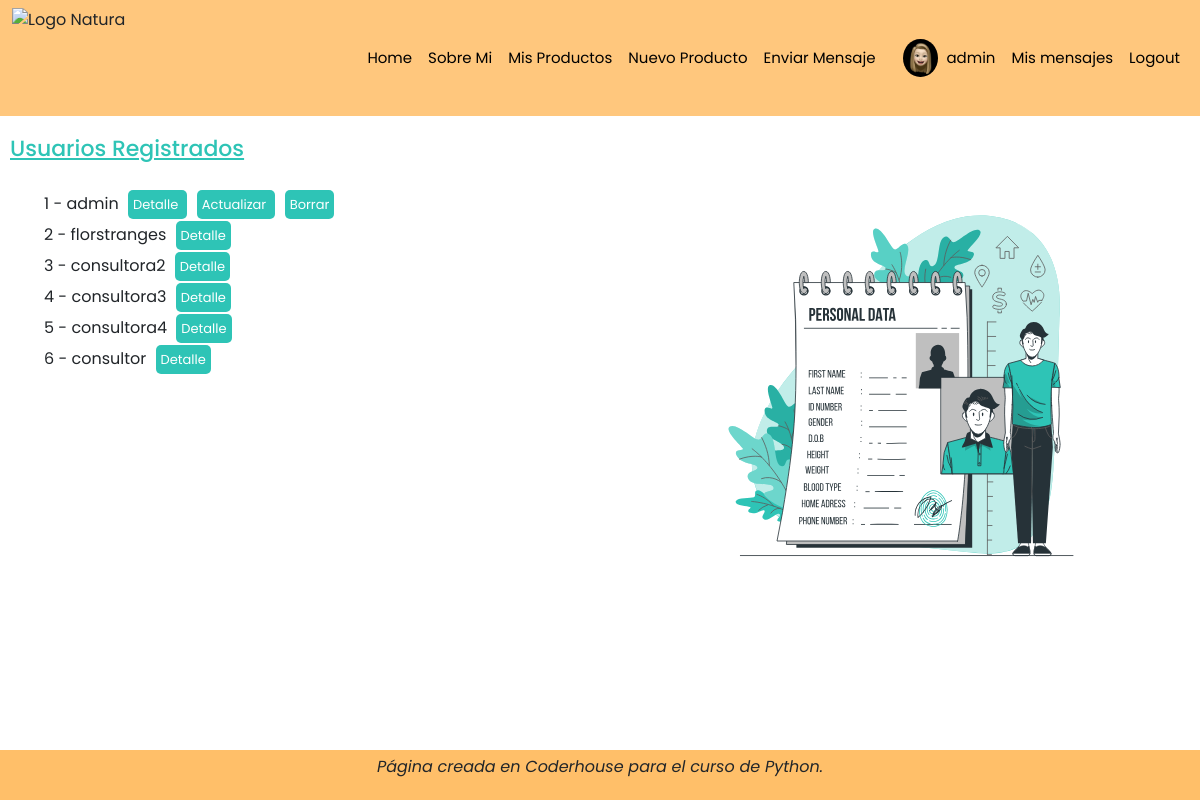
/profile/list (signed in), run on the app's committed database.
### natura/models.py (models this page shows)
class Profile(models.Model):
    user = models.OneToOneField(to=User, on_delete=models.CASCADE, related_name='profile')
    imagen = models.ImageField(upload_to='profiles')
    def __str__(self):
        return f'{self.id} - {self.user}'

### natura/views.py (the view)
# urls.py: path('profile/list', ProfileList.as_view(), name='profile-list'),
class ProfileList(ListView):
    model = Profile

### natura/templates/natura/profile_list.html
{% extends 'natura/base.html' %}
{% load static %}
{% block main %}
<h2>Usuarios Registrados</h2>
<div class="row p-0 m-0">
    <div class="col-12 col-md-6">
        <ul>
            {% for profile in object_list %}
            <li class="botonPeque">
                {{profile}}
                <a href="{% url 'profile-detail' profile.id %}"> Detalle </a>
                {% if user.is_authenticated and profile.user == user %}
                <a href="{% url 'profile-update' profile.id %}"> Actualizar </a>
                <a href="{% url 'profile-delete' profile.id %}"> Borrar </a>
                {% endif %}
            </li>
            {% endfor %}
        </ul>
    </div>
    <div class="col-12 col-md-6">
        <img src="{% static 'natura/assets/Personal data-bro.svg' %}" width="400px" height="100%" class="d-flex m-auto">
    </div>
</div>
{% endblock %}

### natura/templates/natura/base.html (shortened to what this page needs)
<!DOCTYPE html>
<html lang="es">
<head>
    {% load static %}
    <link href="{% static 'natura/css/bootstrap.min.css' %}" rel="stylesheet">
    <link href="{% static 'natura/css/carousel.css' %}" rel="stylesheet">
    <link href="{% static 'natura/css/main.css' %}" rel="stylesheet">
</head>
<body>
    <header class="header">
        <nav class="navbar navbar-expand-md navbar-custom">
            <div class="container-fluid">
                <img src="https://logotipoz.com/wp-content/uploads/2021/10/natura-png-transparente.png"
                    alt="Logo Natura" class="logo-natura">
                <div class="collapse navbar-collapse" id="navbarCollapse">
                    <ul class="navbar-nav ms-auto mb-2 mb-md-0">
                        <li class="nav-item">
                            <a class="nav-link active" aria-current="page" href="{% url 'index' %}">Home</a>
                        </li>
                        <li class="nav-item">
                            <a class="nav-link" href="{% url 'about' %}">Sobre Mi</a>
                        </li>
                        <li class="nav-item">
                            <a class="nav-link" href="{% url 'productos-list' %}">Mis Productos</a>
                        </li>
                        {% if user.is_authenticated %}
                        <li class="nav-item">
                            <a class="nav-link" href="{% url 'productos-create' %}">Nuevo Producto</a>
                        </li>
                        {% endif %}
                        <li class="nav-item">
                            <a class="nav-link" href="{% url 'mensaje-enviar' %}">Enviar Mensaje</a>
                        </li>
                        {% if user.profile.imagen %}
                            <a href="{% url 'profile-detail' user.profile.id %}">
                                <img src="{{user.profile.imagen.url}}" class="profile-image">
                            </a>
                        {% endif %}
                        {% if user.is_authenticated %}
                        <li class="nav-item">
                            <a class="nav-link" href="{% url 'profile-detail' user.profile.id %}">{{user.username}}</a>
                        </li>
                        <li class="nav-item">
                            <a class="nav-link" href="{% url 'mensaje-list' %}">Mis mensajes</a>
                        </li>
                        <li class="nav-item">
                            <a class="nav-link" href="{% url 'logout' %}"> Logout</a>
                        </li>
                        {% endif %}
                    </ul>
                </div>
            </div>
        </nav>
    </header>
    {% block main %}
    {% endblock %}
    <footer class="container-fluid footer">
        <p>Página creada en Coderhouse para el curso de Python.</p>
    </footer>
</body>
</html>

### natura/static/natura/css/main.css (style rules this page uses)
* { margin: 0; padding: 0; box-sizing: border-box; }
body { font-family: "Poppins", sans-serif; margin-bottom: 100px; }
.navbar-custom { background-color: #ffbe69dc; }
.logo-natura { height: 100px; }
h2 { font-size: 22px; text-decoration: underline; padding: 20px 10px 15px 10px; color: #2ec4b6; }
ul { list-style: none; }
.nav-item a { color: black; font-size: 15px; }
.footer { background-color: #ffbf69; height: 50px; margin-top: 20px; display: flex; justify-content: center; align-items: center; position: fixed; bottom: 0; }
.footer p { font-style: italic; }
.profile-image { width: 35px; height: 100%; border-radius: 50%; margin-left: 20px; }
.botonPeque a { background-color: #2EC4B6; color: #ffffff; border-radius: 5px; font-size: 13px; padding: 5px; margin: 0 5px; text-decoration: none; }
.botonPeque { margin: 7px 0; }

### data on the page
Profile: id+user "1 - admin", shows "Actualizar"
Profile: id+user "2 - florstranges"
Profile: id+user "3 - consultora2"
Profile: id+user "4 - consultora3"
Profile: id+user "5 - consultora4"
Profile: id+user "6 - consultor"

### other printed values
{{ user.username }} "admin"
